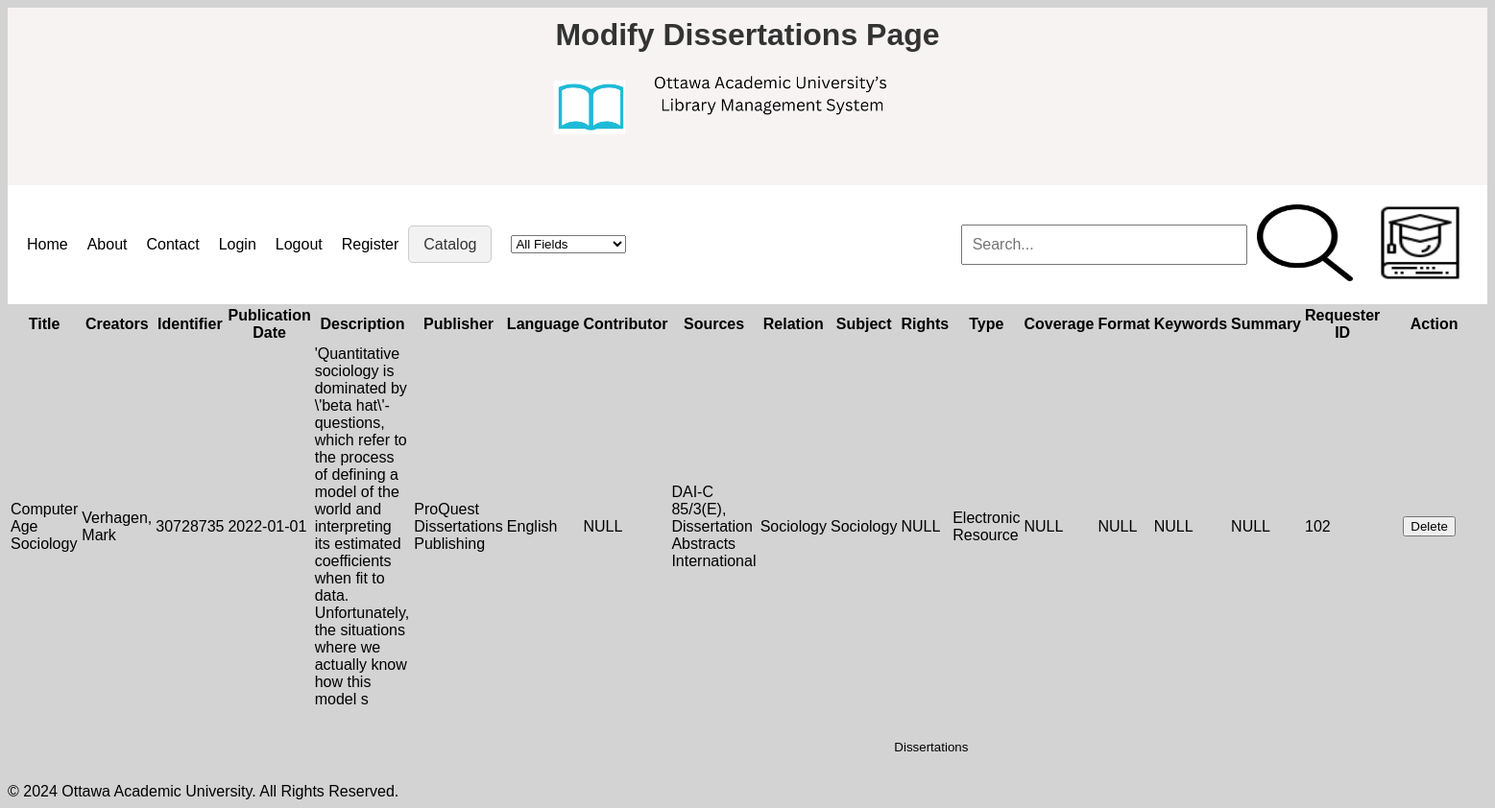
The page /modifydissertations.php on the database its author committed.
### tables this page shows
CREATE TABLE `dissertations` (
  `Title` varchar(255) NOT NULL,
  `Creators` varchar(255) DEFAULT NULL,
  `Identifier` varchar(13) DEFAULT NULL,
  `Publisher` varchar(255) DEFAULT NULL,
  `Publication_date` date DEFAULT NULL,
  `Description` varchar(255) DEFAULT NULL,
  `Language` varchar(50) DEFAULT NULL,
  `Contributor` varchar(255) DEFAULT NULL,
  `Sources` varchar(255) DEFAULT NULL,
  `Relation` varchar(255) DEFAULT NULL,
  `Subject` varchar(255) DEFAULT NULL,
  `Rights` varchar(255) DEFAULT NULL,
  `Type` varchar(50) DEFAULT NULL,
  `Coverage` varchar(255) DEFAULT NULL,
  `Format` varchar(50) DEFAULT NULL,
  `Keywords` varchar(50) DEFAULT NULL,
  `Summary` varchar(50) DEFAULT NULL,
  `Requester_Id` int(50) DEFAULT NULL
);

### modifydissertations.php (the view, shortened to what this page needs)
<?php
require 'database.php';
?>
<!DOCTYPE html>
<html>
<head>
    <link rel="stylesheet" type="text/css" href="dissertations.css">
</head>
<body>
<div class="header">
    <h1>Modify Dissertations Page</h1>
    <img src="images/Ottawa Academic University's Library Management System Logo.png" alt="logo" width="400" height="100">
</div>
<div class="nav">
  <nav>
        <a href="index.html">Home</a>
        <a href="about.php">About</a>
        <a href="contact.php">Contact</a>
        <a href="login.php">Login</a>
        <a href="logout.php">Logout</a>
        <a href="register.php">Register</a>
        <div class="dropdown">
          <span class="dropbtn" onclick="toggleDropdown('searchDropdown')">Catalog</span>
        </div>
        <form method="post">
          <select name="fields">
            <option value="">All Fields</option>
          </select>
        </form>
        <input type="text" id="searchInput" placeholder="Search...">
        <a href="dissertations.php">
          <img src="images/search-icon.png" alt="search icon"width="100" height="80">
          </a>
        <a href="index.html"><img src="images/dissertations.png" alt="dissertations icon" width="100" height="80"></a>
      </nav>
</div>
        <table>
        <thead>
                <tr>
                    <th>Title</th>
                    <th>Creators</th>
                    <th>Identifier</th>
                    <th>Publication Date</th>
                    <th>Description</th>
                    <th>Publisher</th>
                    <th>Language</th>
                    <th>Contributor</th>
                    <th>Sources</th>
                    <th>Relation</th>
                    <th>Subject</th>
                    <th>Rights</th>
                    <th>Type</th>
                    <th>Coverage</th>
                    <th>Format</th>
                    <th>Keywords</th>
                    <th>Summary</th>
                    <th>Requester ID</th>
                    <th>Action</th>
                </tr>
            </thead>
            <tbody>
            <?php
            $sql = "SELECT * FROM Dissertations";
            $result = mysqli_query($conn, $sql);
            while ($row = mysqli_fetch_assoc($result)) { ?>
                <tr>
                    <td><?php echo $row['Title']; ?></td>
                    <td><?php echo $row['Creators']; ?></td>
                    <td><?php echo $row['Identifier']; ?></td>
                    <td><?php echo $row['Publication_date']; ?></td>
                    <td><?php echo $row['Description']; ?></td>
                    <td><?php echo $row['Publisher']; ?></td>
                    <td><?php echo $row['Language']; ?></td>
                    <td><?php echo $row['Contributor']; ?></td>
                    <td><?php echo $row['Sources']; ?></td>
                    <td><?php echo $row['Relation']; ?></td>
                    <td><?php echo $row['Subject']; ?></td>
                    <td><?php echo $row['Rights']; ?></td>
                    <td><?php echo $row['Type']; ?></td>
                    <td><?php echo $row['Coverage']; ?></td>
                    <td><?php echo $row['Format']; ?></td>
                    <td><?php echo $row['Keywords']; ?></td>
                    <td><?php echo $row['Summary']; ?></td>
                    <td><?php echo $row['Requester_Id']; ?></td>
                    <td>
                        <form method='post' action='modifydissertations.php'>
                            <input type='submit' name='del' value='Delete'>
                        </form>
                    </td>
                </tr>
            <?php } ?>
            </tbody>
        </table>
<form action="dissertations.php">
    <button type="submit">Dissertations</button>
</form>
<footer>
  &copy; 2024 Ottawa Academic University. All Rights Reserved.
</footer>
</body>
</html>

### dissertations.css (style rules this page uses)
body { background-color: #d3d3d3; font-family: Arial, sans-serif; }
nav { display: flex; justify-content: space-between; align-items: center; background-color: white; padding: 10px; }
nav a { text-decoration: none; color: black; margin: 10px; }
form { display: grid; grid-template-columns: 1fr 3fr; grid-gap: 10px; margin: 20px; }
form button { grid-column: 2 / 3; padding: 10px; background-color: #d3d3d3; color: black; border: none; cursor: pointer; }
.dropdown { position: relative; }
.dropbtn { background-color: #f2f2f2; color: #333; padding: 10px 15px; font-size: 16px; cursor: pointer; border: 1px solid #ccc; border-radius: 5px; }
#searchInput { width: 300px; padding: 10px; font-size: 16px; }
.header { background-color: #F8F3F3; padding: 10px; text-align: center; }
.header h1 { margin: 0; color: #333; }
.header img { max-width: 100%; margin-left: -70px; height: auto; }

### rows shown on the page
dissertations: Title "Computer Age Sociology", Creators "Verhagen, Mark", Identifier "30728735", Publication_date "2022-01-01", Description "'Quantitative sociology is dominated by \\'beta hat\\'-questions, which refer to the process of defining a model of the world and interpreting its estimated coefficients when fit to data. Unfortunately, the situations where we actually know how this model s", Publisher "ProQuest Dissertations Publishing", Language "English", Contributor "NULL", Sources "DAI-C 85/3(E), Dissertation Abstracts International", Relation "Sociology", Subject "Sociology", Rights "NULL", Type "Electronic Resource", Coverage "NULL", Format "NULL", Keywords "NULL", Summary "NULL", Requester_Id "102"
